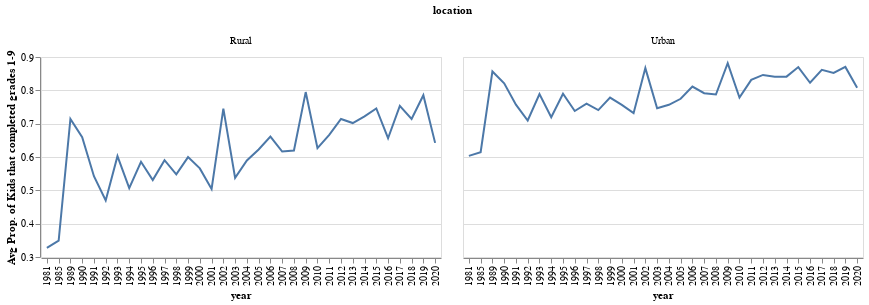

Notebook code cell kept with this figure:
### Markdown cell above
#### 4) `plot2` faeted by `location`

### Code cell
line_plot4(data_tidy)

### Figure 1 — Vega-Lite specification as saved in the notebook (floating-point values rounded to 4 significant figures)
{"config": {"view": {"continuousWidth": 400, "continuousHeight": 300}}, "data": {"name": "data-6fd455ffaf23cea843f5b25fe34d0ca9"}, "facet": {"column": {"field": "location", "type": "nominal"}}, "spec": {"mark": "line", "encoding": {"x": {"field": "year", "type": "nominal"}, "y": {"field": "prop", "scale": {"zero": false}, "title": "Avg Prop. of Kids that completed grades 1-9", "type": "quantitative"}}, "height": 200, "width": 400}, "$schema": "https://vega.github.io/schema/vega-lite/v4.17.0.json", "datasets": {"data-6fd455ffaf23cea843f5b25fe34d0ca9": [{"year": 1981, "location": "Rural", "prop": 0.3276}, {"year": 1981, "location": "Urban", "prop": 0.6034}, {"year": 1985, "location": "Rural", "prop": 0.3488}, {"year": 1985, "location": "Urban", "prop": 0.6142}, {"year": 1989, "location": "Rural", "prop": 0.7141}, {"year": 1989, "location": "Urban", "prop": 0.8566}, {"year": 1990, "location": "Rural", "prop": 0.6595}, {"year": 1990, "location": "Urban", "prop": 0.821}, {"year": 1991, "location": "Rural", "prop": 0.5424}, {"year": 1991, "location": "Urban", "prop": 0.7569}, {"year": 1992, "location": "Rural", "prop": 0.4697}, {"year": 1992, "location": "Urban", "prop": 0.7096}, {"year": 1993, "location": "Rural", "prop": 0.6025}, {"year": 1993, "location": "Urban", "prop": 0.789}, {"year": 1994, "location": "Rural", "prop": 0.5065}, {"year": 1994, "location": "Urban", "prop": 0.7192}, {"year": 1995, "location": "Rural", "prop": 0.5857}, {"year": 1995, "location": "Urban", "prop": 0.7898}, {"year": 1996, "location": "Rural", "prop": 0.5307}, {"year": 1996, "location": "Urban", "prop": 0.738}, {"year": 1997, "location": "Rural", "prop": 0.5905}, {"year": 1997, "location": "Urban", "prop": 0.7601}, {"year": 1998, "location": "Rural", "prop": 0.5479}, {"year": 1998, "location": "Urban", "prop": 0.7408}, {"year": 1999, "location": "Rural", "prop": 0.5996}, {"year": 1999, "location": "Urban", "prop": 0.7782}, {"year": 2000, "location": "Rural", "prop": 0.5659}, {"year": 2000, "location": "Urban", "prop": 0.7563}, {"year": 2001, "location": "Rural", "prop": 0.504}, {"year": 2001, "location": "Urban", "prop": 0.7316}, {"year": 2002, "location": "Rural", "prop": 0.7451}, {"year": 2002, "location": "Urban", "prop": 0.8667}, {"year": 2003, "location": "Rural", "prop": 0.5375}, {"year": 2003, "location": "Urban", "prop": 0.7465}, {"year": 2004, "location": "Rural", "prop": 0.5895}, {"year": 2004, "location": "Urban", "prop": 0.7566}, {"year": 2005, "location": "Rural", "prop": 0.6226}, {"year": 2005, "location": "Urban", "prop": 0.7747}, {"year": 2006, "location": "Rural", "prop": 0.6613}, {"year": 2006, "location": "Urban", "prop": 0.8112}, {"year": 2007, "location": "Rural", "prop": 0.6163}, {"year": 2007, "location": "Urban", "prop": 0.7915}, {"year": 2008, "location": "Rural", "prop": 0.6194}, {"year": 2008, "location": "Urban", "prop": 0.7875}, {"year": 2009, "location": "Rural", "prop": 0.7948}, {"year": 2009, "location": "Urban", "prop": 0.8814}, {"year": 2010, "location": "Rural", "prop": 0.6264}, {"year": 2010, "location": "Urban", "prop": 0.7782}, {"year": 2011, "location": "Rural", "prop": 0.6662}, {"year": 2011, "location": "Urban", "prop": 0.8314}, {"year": 2012, "location": "Rural", "prop": 0.714}, {"year": 2012, "location": "Urban", "prop": 0.8462}, {"year": 2013, "location": "Rural", "prop": 0.7018}, {"year": 2013, "location": "Urban", "prop": 0.8408}, {"year": 2014, "location": "Rural", "prop": 0.7218}, {"year": 2014, "location": "Urban", "prop": 0.8411}, {"year": 2015, "location": "Rural", "prop": 0.7456}, {"year": 2015, "location": "Urban", "prop": 0.8698}, {"year": 2016, "location": "Rural", "prop": 0.6563}, {"year": 2016, "location": "Urban", "prop": 0.8228}, {"year": 2017, "location": "Rural", "prop": 0.7535}, {"year": 2017, "location": "Urban", "prop": 0.8614}, {"year": 2018, "location": "Rural", "prop": 0.714}, {"year": 2018, "location": "Urban", "prop": 0.8522}, {"year": 2019, "location": "Rural", "prop": 0.7854}, {"year": 2019, "location": "Urban", "prop": 0.8702}, {"year": 2020, "location": "Rural", "prop": 0.6424}, {"year": 2020, "location": "Urban", "prop": 0.8078}]}}
